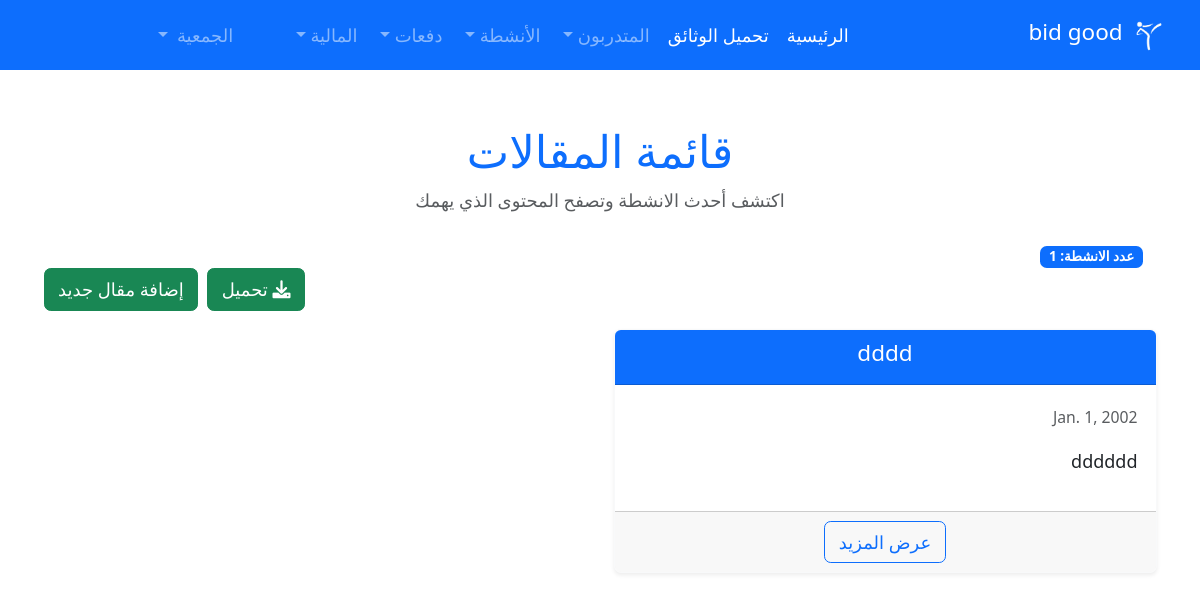
/articles/training (signed in), run on the app's committed database.
### trainers/models.py (models this page shows, shortened)
class OrganizationInfo(models.Model):
    name = models.CharField(max_length=255, verbose_name='اسم الجمعية')
    slug = models.SlugField(unique=True, verbose_name='المعرف')
    description = models.TextField(blank=True, verbose_name='الوصف')
    established_date = models.DateField(blank=True, null=True, verbose_name='تاريخ التأسيس')
    rent_amount = models.DecimalField(max_digits=10, decimal_places=2, default=0, verbose_name='مبلغ الإيجار')
    phone_number = models.CharField(max_length=15, blank=True, verbose_name='رقم الهاتف')
    email = models.EmailField(blank=True, verbose_name='البريد الإلكتروني')
    datepay = models.DateField(blank=True, null=True, verbose_name='تاريخ الدفع')
    is_active = models.BooleanField(default=True, verbose_name='نشطة')
    subscription_tier = models.CharField(
        max_length=20,
        choices=[('free', 'مجاني'), ('basic', 'أساسي'), ('premium', 'متميز')],
        default='free',
        verbose_name='نوع الاشتراك'
    )
    max_trainers = models.IntegerField(default=50, verbose_name='الحد الأقصى للمتدربين')
    created_at = models.DateTimeField(auto_now_add=True, verbose_name='تاريخ الإنشاء')
    class Meta:
        verbose_name = 'جمعية'
        verbose_name_plural = 'الجمعيات'
        ordering = ['-created_at']

class Article(models.Model):
    organization = models.ForeignKey(
        OrganizationInfo,
        on_delete=models.CASCADE,
        related_name='articles',
        verbose_name='الجمعية'
    )
    choices = (
        ('local', 'محلي'),
        ('reigion', 'جهوي'),
        ('national', 'وطني'),
    )
    cts = (
        ('League', 'بطولة'),
        ('training', 'تدريب'),
        ('dawri', 'دوري'),
        ('test', 'امتحان'),
        ('out', 'خرجة'),
        ('other', 'اخرى'),
    )
    date = models.DateField(default=timezone.now, verbose_name='التاريخ')
    title = models.CharField(max_length=200, verbose_name='العنوان')
    location = models.CharField(max_length=500, default="اركانة نجوم اركانة", verbose_name='المكان')
    content = RichTextField(verbose_name='المحتوى')
    trainees = models.ManyToManyField(Trainer, blank=True, related_name='articles', verbose_name='المتدربون')
    category = models.CharField(choices=cts, max_length=30, verbose_name='الفئة')
    area = models.CharField(choices=choices, max_length=30, verbose_name='النطاق')
    costs = models.DecimalField(max_digits=10, decimal_places=2, default=0, verbose_name='التكاليف')
    participetion_price = models.DecimalField(max_digits=10, decimal_places=2, default=0, verbose_name='سعر المشاركة')
    class Meta:
        verbose_name = 'مقال'
        verbose_name_plural = 'المقالات'
        ordering = ['-date']

### trainers/views.py (the view)
# urls.py: path('articles/<str:category>', views.articles, name='articles'),
@login_required(login_url='/login/')
@require_organization
def articles(request,category):
    organization = request.organization
    if category != 'all':
        articles = Article.objects.filter(category=category, organization=organization)
    else:
        articles = Article.objects.filter(organization=organization)
    context = {
        'articles':articles,
        'number':articles.count()
    }
    return render(request,'pages/articles.html',context)

### trainers/templates/pages/articles.html (shortened to what this page needs)
{% extends "base/base.html" %}
{% block content %}
<div class="container mt-5">
    <div class="text-center mb-4">
        <h1 class="text-primary">قائمة المقالات</h1>
        <p class="text-muted">اكتشف أحدث الانشطة وتصفح المحتوى الذي يهمك</p>
    </div>
    <div class="col-md-12 mt-3">
        <span id="trainee-count" class="badge bg-primary">عدد الانشطة: {{number}}</span>
    </div>
    <div class="d-flex justify-content-end mb-3">
        <a href="{% url 'export_data' 'articles' %}" class="btn ml-2 btn-success"><i class="fa-solid fa-download"></i> تحميل</a>
        <a href="{% url 'add_article' %}" class="btn btn-success">
             إضافة مقال جديد
        </a>
    </div>
    {% if articles.exists %}
        <div class="row row-cols-1 row-cols-md-2 g-4">
            {% for article in articles %}
            <div class="col">
                <div class="card h-100 shadow-sm border-light">
                    <div class="card-header bg-primary text-white text-center">
                        <h5 class="card-title">{{ article.title }}</h5>
                    </div>
                    <div class="card-body">
                        <p class="text-muted small mb-2">
                             {{ article.date }}
                        </p>
                        <p class="card-text">{{ article.content|truncatewords:20|safe }}</p>
                    </div>
                    <div class="card-footer text-center">
                        <a href="{% url 'article_detail' article.id %}" class="btn btn-outline-primary">
                             عرض المزيد
                        </a>
                    </div>
                </div>
            </div>
            {% endfor %}
        </div>
    {% else %}
        <div class="text-center mt-5">
            <p class="text-muted">لا توجد مقالات لعرضها حالياً. يُمكنك إضافة مقالك الآن!</p>
        </div>
    {% endif %}
</div>
{% endblock %}

### trainers/templates/base/sidebar.html (shortened to what this page needs)
{% load static %}
<nav class="navbar navbar-expand-lg navbar-dark bg-primary">
    <div class="container-fluid">
        <a class="navbar-brand" href="{% url 'home' %}">
            <img src="{% static 'images/logo/logo.png' %}" alt="Logo" width="40" height="40" class="d-inline-block align-text-top">
            {% if request.organization %} {{ request.organization.name }} {% else %} الجمعية {% endif %}
        </a>
        <div class="collapse navbar-collapse" id="navbarNav">
            <ul class="navbar-nav me-auto mb-2 mb-lg-0">
                <li class="nav-item">
                    <a class="nav-link active" aria-current="page" href="{% url 'home' %}">الرئيسية</a>
                </li>
                <li class="nav-item">
                    <a class="nav-link active" aria-current="page" href="{% url 'trainees_report' %}">تحميل الوثائق</a>
                </li>
                <li class="nav-item dropdown">
                    <a class="nav-link dropdown-toggle" href="#" id="traineesDropdown" role="button" data-bs-toggle="dropdown" aria-expanded="false">
                        المتدربون
                    </a>
                </li>
                <li class="nav-item dropdown">
                    <a class="nav-link dropdown-toggle" href="#" id="activitiesDropdown" role="button" data-bs-toggle="dropdown" aria-expanded="false">
                        الأنشطة
                    </a>
                </li>
                <li class="nav-item dropdown">
                    <a class="nav-link dropdown-toggle " href="#" id="traineesDropdown" role="button" data-bs-toggle="dropdown" aria-expanded="false">
                        دفعات
                    </a>
                </li>
                {% if user.is_superuser %}
                <li class="nav-item dropdown">
                    <a class="nav-link dropdown-toggle"  id="financialDropdown" role="button" data-bs-toggle="dropdown" aria-expanded="false">
                        المالية
                    </a>
                </li>
                {% else %}
                <li><a class="nav-link active" href="{% url 'logout' %}">تسجيل الخروج</a></li>
                {% endif %}
            </ul>
            {% if user.is_superuser %}
            <ul class="navbar-nav ms-auto">
                <li class="nav-item dropdown">
                    <a class="nav-link dropdown-toggle" href="#" id="userDropdown" role="button" data-bs-toggle="dropdown" aria-expanded="false">
                        <span class="ms-1">الجمعية</span>
                    </a>
            {% endif %}
                </li>
            </ul>
        </div>
    </div>
</nav>

### trainers/templates/base/base.html (style rules this page uses)
.card { box-shadow: 0 20px 27px 0 rgb(0 0 0 / 5%); }
* { font-size: large; }
a { color: #02af74; text-decoration: none; }

### data on the page
OrganizationInfo: organization.name "bid good"
Article: title "dddd", date "Jan. 1, 2002", content "dddddd"

### other printed values
{{ number }} "1"
